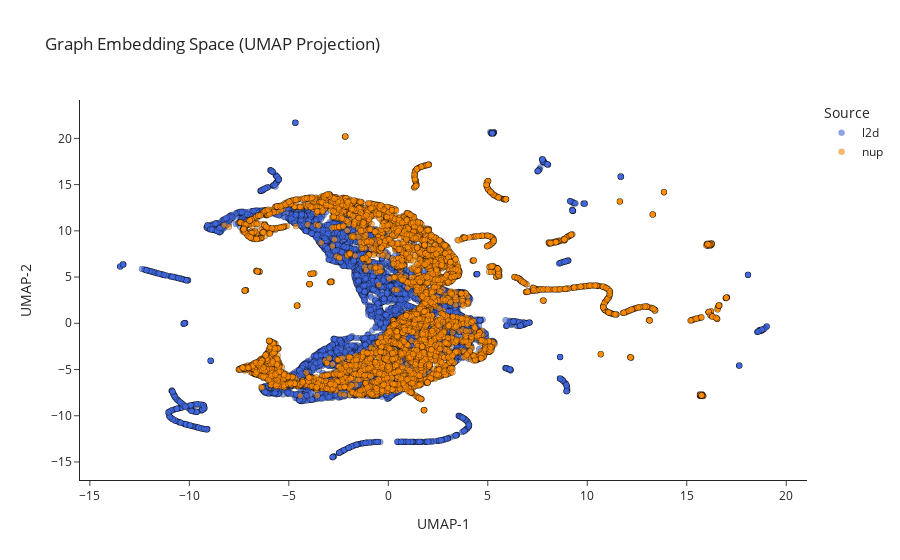

Write notebook code for a chart like this one.
### Code cell
import umap.umap_ as umap
import plotly.express as px
import pandas as pd
import torch
from torch.utils.data import DataLoader
from tqdm import tqdm

l2d_encoder.eval()
nup_encoder.eval()
projector.eval()

all_embeddings = []
all_sources = []
all_paths = []

with torch.no_grad():
    for batch in tqdm(l2d_train_loader, desc="Collecting L2D embeddings"):
        batch = batch.to(device)
        z = projector(l2d_encoder(batch))  # [B, D]
        all_embeddings.append(z.cpu())
        all_sources.extend(['l2d'] * z.size(0))
        all_paths.extend(batch['window_meta']['episode_path'])

    for batch in tqdm(nup_train_loader, desc="Collecting NUP embeddings"):
        batch = batch.to(device)
        z = projector(nup_encoder(batch))  # [B, D]
        all_embeddings.append(z.cpu())
        all_sources.extend(['nup'] * z.size(0))
        all_paths.extend(batch['window_meta']['episode_path'])

# Concatenate
all_embeddings = torch.cat(all_embeddings, dim=0)  # [N, D]

# UMAP reduction
reducer = umap.UMAP(n_components=2, random_state=42)
emb_2d = reducer.fit_transform(all_embeddings.numpy())  # [N, 2]

# Convert to DataFrame for Plotly
df = pd.DataFrame({
    'UMAP1': emb_2d[:, 0],
    'UMAP2': emb_2d[:, 1],
    'Source': all_sources,
    'EpisodePath': all_paths
})

# Interactive plot
fig = px.scatter(
    df,
    x='UMAP1',
    y='UMAP2',
    color='Source',
    hover_data=['EpisodePath'],
    opacity=0.6,
    title="Graph Embedding Space (UMAP Projection)",
    color_discrete_map={'l2d': 'royalblue', 'nup': 'darkorange'}
)
fig.update_traces(marker=dict(line=dict(width=0.2, color='black')))
fig.update_layout(
    xaxis_title="UMAP-1",
    yaxis_title="UMAP-2",
    legend_title="Source",
    template='simple_white'
)
fig.show()

### Figure 1 — Plotly figure (JSON) as saved in the notebook; plotly's stock layout.template omitted (floating-point values rounded to 4 significant figures; data arrays with more than 128 entries replaced by an {"elided": "..."} marker saying what was removed)
{"data": [{"customdata": {"elided": "9593x1 str values"}, "hovertemplate": "Source=l2d<br>UMAP1=%{x}<br>UMAP2=%{y}<br>EpisodePath=%{customdata[0]}<extra></extra>", "legendgroup": "l2d", "marker": {"color": "royalblue", "line": {"color": "black", "width": 0.2}, "opacity": 0.6, "symbol": "circle"}, "mode": "markers", "name": "l2d", "showlegend": true, "type": "scattergl", "x": {"elided": "9593 float values"}, "xaxis": "x", "y": {"elided": "9593 float values"}, "yaxis": "y"}, {"customdata": {"elided": "9593x1 str values"}, "hovertemplate": "Source=nup<br>UMAP1=%{x}<br>UMAP2=%{y}<br>EpisodePath=%{customdata[0]}<extra></extra>", "legendgroup": "nup", "marker": {"color": "darkorange", "line": {"color": "black", "width": 0.2}, "opacity": 0.6, "symbol": "circle"}, "mode": "markers", "name": "nup", "showlegend": true, "type": "scattergl", "x": {"elided": "9593 float values"}, "xaxis": "x", "y": {"elided": "9593 float values"}, "yaxis": "y"}], "layout": {"legend": {"title": {"text": "Source"}, "tracegroupgap": 0}, "title": {"text": "Graph Embedding Space (UMAP Projection)"}, "xaxis": {"anchor": "y", "domain": [0, 1], "title": {"text": "UMAP-1"}}, "yaxis": {"anchor": "x", "domain": [0, 1], "title": {"text": "UMAP-2"}}}}
